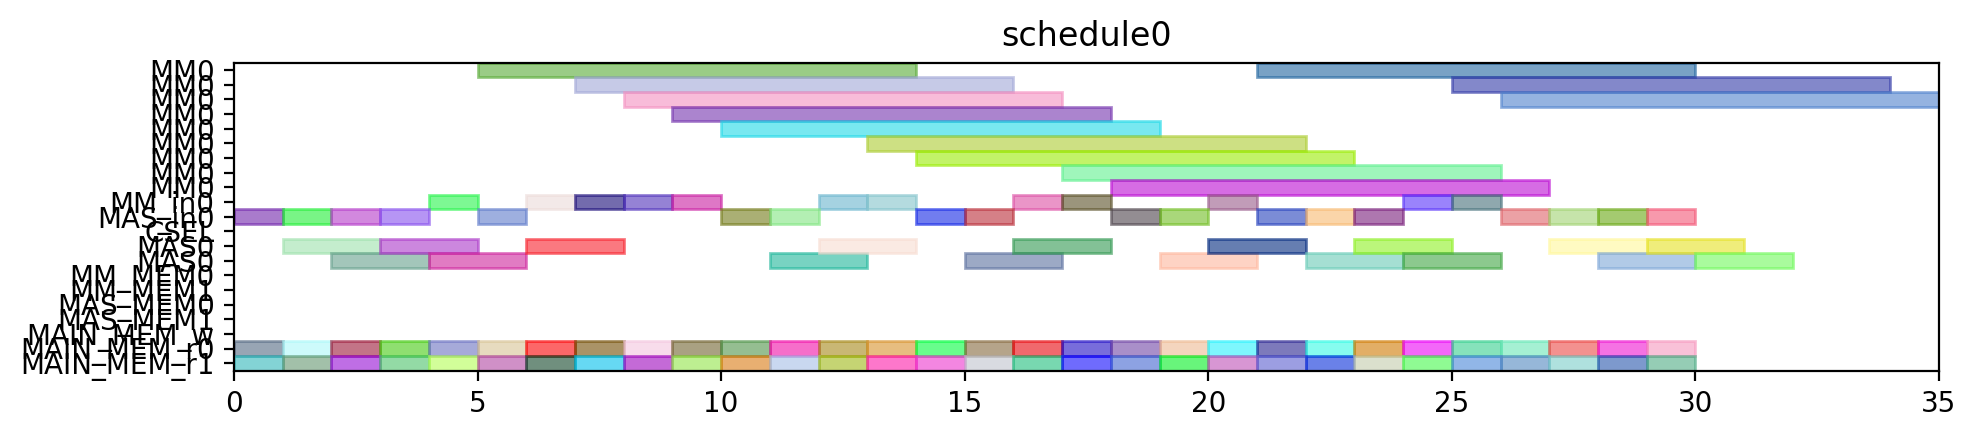

Recreate this plot in Python.
from pyschedule import Scenario, solvers, plotters, alt


def solve():
	horizon = 120
	S = Scenario("schedule0", horizon=horizon)

	# resource
	MM = S.Resources('MM', num=1, size=9)
	MM_in = S.Resources('MM_in', num=1)
	MAS_in = S.Resources('MAS_in', num=1)
	CSEL = S.Resource('CSEL')
	MAS = S.Resources('MAS', num=1, size=2, periods=range(1, horizon))
	MM_MEM = S.Resources('MM_MEM', num=2)
	MAS_MEM = S.Resources('MAS_MEM', num=2)
	MAIN_MEM_w = S.Resource('MAIN_MEM_w', size=1)
	MAIN_MEM_r = S.Resources('MAIN_MEM_r', num=2)

	# result of previous scheduling

	# new tasks
	T1_t0 = S.Task('T1_t0', length=2, delay_cost=1)
	T1_t0 += alt(MAS)
	T1_t0_in = S.Task('T1_t0_in', length=1, delay_cost=1)
	T1_t0_in += alt(MAS_in)
	S += T1_t0_in*MAS_in[0]<=T1_t0*MAS[0]

	T1_t0_mem0 = S.Task('T1_t0_mem0', length=1, delay_cost=1)
	T1_t0_mem0 += MAIN_MEM_r[0]
	S += T1_t0_mem0 <= T1_t0

	T1_t0_mem1 = S.Task('T1_t0_mem1', length=1, delay_cost=1)
	T1_t0_mem1 += MAIN_MEM_r[1]
	S += T1_t0_mem1 <= T1_t0

	T1_t1 = S.Task('T1_t1', length=2, delay_cost=1)
	T1_t1 += alt(MAS)
	T1_t1_in = S.Task('T1_t1_in', length=1, delay_cost=1)
	T1_t1_in += alt(MAS_in)
	S += T1_t1_in*MAS_in[0]<=T1_t1*MAS[0]

	T1_t1_mem0 = S.Task('T1_t1_mem0', length=1, delay_cost=1)
	T1_t1_mem0 += MAIN_MEM_r[0]
	S += T1_t1_mem0 <= T1_t1

	T1_t1_mem1 = S.Task('T1_t1_mem1', length=1, delay_cost=1)
	T1_t1_mem1 += MAIN_MEM_r[1]
	S += T1_t1_mem1 <= T1_t1

	T1_t3 = S.Task('T1_t3', length=9, delay_cost=1)
	T1_t3 += alt(MM)
	T1_t3_in = S.Task('T1_t3_in', length=1, delay_cost=1)
	T1_t3_in += alt(MM_in)
	S += T1_t3_in*MM_in[0]<=T1_t3*MM[0]
	T1_t3_mem0 = S.Task('T1_t3_mem0', length=1, delay_cost=1)
	T1_t3_mem0 += MAIN_MEM_r[0]
	S += T1_t3_mem0 <= T1_t3

	T1_t3_mem1 = S.Task('T1_t3_mem1', length=1, delay_cost=1)
	T1_t3_mem1 += MAIN_MEM_r[1]
	S += T1_t3_mem1 <= T1_t3

	T2_t0 = S.Task('T2_t0', length=9, delay_cost=1)
	T2_t0 += alt(MM)
	T2_t0_in = S.Task('T2_t0_in', length=1, delay_cost=1)
	T2_t0_in += alt(MM_in)
	S += T2_t0_in*MM_in[0]<=T2_t0*MM[0]
	T2_t0_mem0 = S.Task('T2_t0_mem0', length=1, delay_cost=1)
	T2_t0_mem0 += MAIN_MEM_r[0]
	S += T2_t0_mem0 <= T2_t0

	T2_t0_mem1 = S.Task('T2_t0_mem1', length=1, delay_cost=1)
	T2_t0_mem1 += MAIN_MEM_r[1]
	S += T2_t0_mem1 <= T2_t0

	T2_t1 = S.Task('T2_t1', length=9, delay_cost=1)
	T2_t1 += alt(MM)
	T2_t1_in = S.Task('T2_t1_in', length=1, delay_cost=1)
	T2_t1_in += alt(MM_in)
	S += T2_t1_in*MM_in[0]<=T2_t1*MM[0]
	T2_t1_mem0 = S.Task('T2_t1_mem0', length=1, delay_cost=1)
	T2_t1_mem0 += MAIN_MEM_r[0]
	S += T2_t1_mem0 <= T2_t1

	T2_t1_mem1 = S.Task('T2_t1_mem1', length=1, delay_cost=1)
	T2_t1_mem1 += MAIN_MEM_r[1]
	S += T2_t1_mem1 <= T2_t1

	T2_t2 = S.Task('T2_t2', length=2, delay_cost=1)
	T2_t2 += alt(MAS)
	T2_t2_in = S.Task('T2_t2_in', length=1, delay_cost=1)
	T2_t2_in += alt(MAS_in)
	S += T2_t2_in*MAS_in[0]<=T2_t2*MAS[0]

	T2_t2_mem0 = S.Task('T2_t2_mem0', length=1, delay_cost=1)
	T2_t2_mem0 += MAIN_MEM_r[0]
	S += T2_t2_mem0 <= T2_t2

	T2_t2_mem1 = S.Task('T2_t2_mem1', length=1, delay_cost=1)
	T2_t2_mem1 += MAIN_MEM_r[1]
	S += T2_t2_mem1 <= T2_t2

	T2_t3 = S.Task('T2_t3', length=2, delay_cost=1)
	T2_t3 += alt(MAS)
	T2_t3_in = S.Task('T2_t3_in', length=1, delay_cost=1)
	T2_t3_in += alt(MAS_in)
	S += T2_t3_in*MAS_in[0]<=T2_t3*MAS[0]

	T2_t3_mem0 = S.Task('T2_t3_mem0', length=1, delay_cost=1)
	T2_t3_mem0 += MAIN_MEM_r[0]
	S += T2_t3_mem0 <= T2_t3

	T2_t3_mem1 = S.Task('T2_t3_mem1', length=1, delay_cost=1)
	T2_t3_mem1 += MAIN_MEM_r[1]
	S += T2_t3_mem1 <= T2_t3

	T3_t0 = S.Task('T3_t0', length=9, delay_cost=1)
	T3_t0 += alt(MM)
	T3_t0_in = S.Task('T3_t0_in', length=1, delay_cost=1)
	T3_t0_in += alt(MM_in)
	S += T3_t0_in*MM_in[0]<=T3_t0*MM[0]
	T3_t0_mem0 = S.Task('T3_t0_mem0', length=1, delay_cost=1)
	T3_t0_mem0 += MAIN_MEM_r[0]
	S += T3_t0_mem0 <= T3_t0

	T3_t0_mem1 = S.Task('T3_t0_mem1', length=1, delay_cost=1)
	T3_t0_mem1 += MAIN_MEM_r[1]
	S += T3_t0_mem1 <= T3_t0

	T3_t1 = S.Task('T3_t1', length=9, delay_cost=1)
	T3_t1 += alt(MM)
	T3_t1_in = S.Task('T3_t1_in', length=1, delay_cost=1)
	T3_t1_in += alt(MM_in)
	S += T3_t1_in*MM_in[0]<=T3_t1*MM[0]
	T3_t1_mem0 = S.Task('T3_t1_mem0', length=1, delay_cost=1)
	T3_t1_mem0 += MAIN_MEM_r[0]
	S += T3_t1_mem0 <= T3_t1

	T3_t1_mem1 = S.Task('T3_t1_mem1', length=1, delay_cost=1)
	T3_t1_mem1 += MAIN_MEM_r[1]
	S += T3_t1_mem1 <= T3_t1

	T3_t2 = S.Task('T3_t2', length=2, delay_cost=1)
	T3_t2 += alt(MAS)
	T3_t2_in = S.Task('T3_t2_in', length=1, delay_cost=1)
	T3_t2_in += alt(MAS_in)
	S += T3_t2_in*MAS_in[0]<=T3_t2*MAS[0]

	T3_t2_mem0 = S.Task('T3_t2_mem0', length=1, delay_cost=1)
	T3_t2_mem0 += MAIN_MEM_r[0]
	S += T3_t2_mem0 <= T3_t2

	T3_t2_mem1 = S.Task('T3_t2_mem1', length=1, delay_cost=1)
	T3_t2_mem1 += MAIN_MEM_r[1]
	S += T3_t2_mem1 <= T3_t2

	T3_t3 = S.Task('T3_t3', length=2, delay_cost=1)
	T3_t3 += alt(MAS)
	T3_t3_in = S.Task('T3_t3_in', length=1, delay_cost=1)
	T3_t3_in += alt(MAS_in)
	S += T3_t3_in*MAS_in[0]<=T3_t3*MAS[0]

	T3_t3_mem0 = S.Task('T3_t3_mem0', length=1, delay_cost=1)
	T3_t3_mem0 += MAIN_MEM_r[0]
	S += T3_t3_mem0 <= T3_t3

	T3_t3_mem1 = S.Task('T3_t3_mem1', length=1, delay_cost=1)
	T3_t3_mem1 += MAIN_MEM_r[1]
	S += T3_t3_mem1 <= T3_t3

	T4_t0 = S.Task('T4_t0', length=9, delay_cost=1)
	T4_t0 += alt(MM)
	T4_t0_in = S.Task('T4_t0_in', length=1, delay_cost=1)
	T4_t0_in += alt(MM_in)
	S += T4_t0_in*MM_in[0]<=T4_t0*MM[0]
	T4_t0_mem0 = S.Task('T4_t0_mem0', length=1, delay_cost=1)
	T4_t0_mem0 += MAIN_MEM_r[0]
	S += T4_t0_mem0 <= T4_t0

	T4_t0_mem1 = S.Task('T4_t0_mem1', length=1, delay_cost=1)
	T4_t0_mem1 += MAIN_MEM_r[1]
	S += T4_t0_mem1 <= T4_t0

	T4_t1 = S.Task('T4_t1', length=9, delay_cost=1)
	T4_t1 += alt(MM)
	T4_t1_in = S.Task('T4_t1_in', length=1, delay_cost=1)
	T4_t1_in += alt(MM_in)
	S += T4_t1_in*MM_in[0]<=T4_t1*MM[0]
	T4_t1_mem0 = S.Task('T4_t1_mem0', length=1, delay_cost=1)
	T4_t1_mem0 += MAIN_MEM_r[0]
	S += T4_t1_mem0 <= T4_t1

	T4_t1_mem1 = S.Task('T4_t1_mem1', length=1, delay_cost=1)
	T4_t1_mem1 += MAIN_MEM_r[1]
	S += T4_t1_mem1 <= T4_t1

	T4_t2 = S.Task('T4_t2', length=2, delay_cost=1)
	T4_t2 += alt(MAS)
	T4_t2_in = S.Task('T4_t2_in', length=1, delay_cost=1)
	T4_t2_in += alt(MAS_in)
	S += T4_t2_in*MAS_in[0]<=T4_t2*MAS[0]

	T4_t2_mem0 = S.Task('T4_t2_mem0', length=1, delay_cost=1)
	T4_t2_mem0 += MAIN_MEM_r[0]
	S += T4_t2_mem0 <= T4_t2

	T4_t2_mem1 = S.Task('T4_t2_mem1', length=1, delay_cost=1)
	T4_t2_mem1 += MAIN_MEM_r[1]
	S += T4_t2_mem1 <= T4_t2

	T4_t3 = S.Task('T4_t3', length=2, delay_cost=1)
	T4_t3 += alt(MAS)
	T4_t3_in = S.Task('T4_t3_in', length=1, delay_cost=1)
	T4_t3_in += alt(MAS_in)
	S += T4_t3_in*MAS_in[0]<=T4_t3*MAS[0]

	T4_t3_mem0 = S.Task('T4_t3_mem0', length=1, delay_cost=1)
	T4_t3_mem0 += MAIN_MEM_r[0]
	S += T4_t3_mem0 <= T4_t3

	T4_t3_mem1 = S.Task('T4_t3_mem1', length=1, delay_cost=1)
	T4_t3_mem1 += MAIN_MEM_r[1]
	S += T4_t3_mem1 <= T4_t3

	T5_t0 = S.Task('T5_t0', length=2, delay_cost=1)
	T5_t0 += alt(MAS)
	T5_t0_in = S.Task('T5_t0_in', length=1, delay_cost=1)
	T5_t0_in += alt(MAS_in)
	S += T5_t0_in*MAS_in[0]<=T5_t0*MAS[0]

	T5_t0_mem0 = S.Task('T5_t0_mem0', length=1, delay_cost=1)
	T5_t0_mem0 += MAIN_MEM_r[0]
	S += T5_t0_mem0 <= T5_t0

	T5_t0_mem1 = S.Task('T5_t0_mem1', length=1, delay_cost=1)
	T5_t0_mem1 += MAIN_MEM_r[1]
	S += T5_t0_mem1 <= T5_t0

	T5_t1 = S.Task('T5_t1', length=2, delay_cost=1)
	T5_t1 += alt(MAS)
	T5_t1_in = S.Task('T5_t1_in', length=1, delay_cost=1)
	T5_t1_in += alt(MAS_in)
	S += T5_t1_in*MAS_in[0]<=T5_t1*MAS[0]

	T5_t1_mem0 = S.Task('T5_t1_mem0', length=1, delay_cost=1)
	T5_t1_mem0 += MAIN_MEM_r[0]
	S += T5_t1_mem0 <= T5_t1

	T5_t1_mem1 = S.Task('T5_t1_mem1', length=1, delay_cost=1)
	T5_t1_mem1 += MAIN_MEM_r[1]
	S += T5_t1_mem1 <= T5_t1

	T5_t3 = S.Task('T5_t3', length=9, delay_cost=1)
	T5_t3 += alt(MM)
	T5_t3_in = S.Task('T5_t3_in', length=1, delay_cost=1)
	T5_t3_in += alt(MM_in)
	S += T5_t3_in*MM_in[0]<=T5_t3*MM[0]
	T5_t3_mem0 = S.Task('T5_t3_mem0', length=1, delay_cost=1)
	T5_t3_mem0 += MAIN_MEM_r[0]
	S += T5_t3_mem0 <= T5_t3

	T5_t3_mem1 = S.Task('T5_t3_mem1', length=1, delay_cost=1)
	T5_t3_mem1 += MAIN_MEM_r[1]
	S += T5_t3_mem1 <= T5_t3

	T6_t0 = S.Task('T6_t0', length=9, delay_cost=1)
	T6_t0 += alt(MM)
	T6_t0_in = S.Task('T6_t0_in', length=1, delay_cost=1)
	T6_t0_in += alt(MM_in)
	S += T6_t0_in*MM_in[0]<=T6_t0*MM[0]
	T6_t0_mem0 = S.Task('T6_t0_mem0', length=1, delay_cost=1)
	T6_t0_mem0 += MAIN_MEM_r[0]
	S += T6_t0_mem0 <= T6_t0

	T6_t0_mem1 = S.Task('T6_t0_mem1', length=1, delay_cost=1)
	T6_t0_mem1 += MAIN_MEM_r[1]
	S += T6_t0_mem1 <= T6_t0

	T6_t1 = S.Task('T6_t1', length=9, delay_cost=1)
	T6_t1 += alt(MM)
	T6_t1_in = S.Task('T6_t1_in', length=1, delay_cost=1)
	T6_t1_in += alt(MM_in)
	S += T6_t1_in*MM_in[0]<=T6_t1*MM[0]
	T6_t1_mem0 = S.Task('T6_t1_mem0', length=1, delay_cost=1)
	T6_t1_mem0 += MAIN_MEM_r[0]
	S += T6_t1_mem0 <= T6_t1

	T6_t1_mem1 = S.Task('T6_t1_mem1', length=1, delay_cost=1)
	T6_t1_mem1 += MAIN_MEM_r[1]
	S += T6_t1_mem1 <= T6_t1

	T6_t2 = S.Task('T6_t2', length=2, delay_cost=1)
	T6_t2 += alt(MAS)
	T6_t2_in = S.Task('T6_t2_in', length=1, delay_cost=1)
	T6_t2_in += alt(MAS_in)
	S += T6_t2_in*MAS_in[0]<=T6_t2*MAS[0]

	T6_t2_mem0 = S.Task('T6_t2_mem0', length=1, delay_cost=1)
	T6_t2_mem0 += MAIN_MEM_r[0]
	S += T6_t2_mem0 <= T6_t2

	T6_t2_mem1 = S.Task('T6_t2_mem1', length=1, delay_cost=1)
	T6_t2_mem1 += MAIN_MEM_r[1]
	S += T6_t2_mem1 <= T6_t2

	T6_t3 = S.Task('T6_t3', length=2, delay_cost=1)
	T6_t3 += alt(MAS)
	T6_t3_in = S.Task('T6_t3_in', length=1, delay_cost=1)
	T6_t3_in += alt(MAS_in)
	S += T6_t3_in*MAS_in[0]<=T6_t3*MAS[0]

	T6_t3_mem0 = S.Task('T6_t3_mem0', length=1, delay_cost=1)
	T6_t3_mem0 += MAIN_MEM_r[0]
	S += T6_t3_mem0 <= T6_t3

	T6_t3_mem1 = S.Task('T6_t3_mem1', length=1, delay_cost=1)
	T6_t3_mem1 += MAIN_MEM_r[1]
	S += T6_t3_mem1 <= T6_t3

	T7_t0 = S.Task('T7_t0', length=9, delay_cost=1)
	T7_t0 += alt(MM)
	T7_t0_in = S.Task('T7_t0_in', length=1, delay_cost=1)
	T7_t0_in += alt(MM_in)
	S += T7_t0_in*MM_in[0]<=T7_t0*MM[0]
	T7_t0_mem0 = S.Task('T7_t0_mem0', length=1, delay_cost=1)
	T7_t0_mem0 += MAIN_MEM_r[0]
	S += T7_t0_mem0 <= T7_t0

	T7_t0_mem1 = S.Task('T7_t0_mem1', length=1, delay_cost=1)
	T7_t0_mem1 += MAIN_MEM_r[1]
	S += T7_t0_mem1 <= T7_t0

	T7_t1 = S.Task('T7_t1', length=9, delay_cost=1)
	T7_t1 += alt(MM)
	T7_t1_in = S.Task('T7_t1_in', length=1, delay_cost=1)
	T7_t1_in += alt(MM_in)
	S += T7_t1_in*MM_in[0]<=T7_t1*MM[0]
	T7_t1_mem0 = S.Task('T7_t1_mem0', length=1, delay_cost=1)
	T7_t1_mem0 += MAIN_MEM_r[0]
	S += T7_t1_mem0 <= T7_t1

	T7_t1_mem1 = S.Task('T7_t1_mem1', length=1, delay_cost=1)
	T7_t1_mem1 += MAIN_MEM_r[1]
	S += T7_t1_mem1 <= T7_t1

	T7_t2 = S.Task('T7_t2', length=2, delay_cost=1)
	T7_t2 += alt(MAS)
	T7_t2_in = S.Task('T7_t2_in', length=1, delay_cost=1)
	T7_t2_in += alt(MAS_in)
	S += T7_t2_in*MAS_in[0]<=T7_t2*MAS[0]

	T7_t2_mem0 = S.Task('T7_t2_mem0', length=1, delay_cost=1)
	T7_t2_mem0 += MAIN_MEM_r[0]
	S += T7_t2_mem0 <= T7_t2

	T7_t2_mem1 = S.Task('T7_t2_mem1', length=1, delay_cost=1)
	T7_t2_mem1 += MAIN_MEM_r[1]
	S += T7_t2_mem1 <= T7_t2

	T7_t3 = S.Task('T7_t3', length=2, delay_cost=1)
	T7_t3 += alt(MAS)
	T7_t3_in = S.Task('T7_t3_in', length=1, delay_cost=1)
	T7_t3_in += alt(MAS_in)
	S += T7_t3_in*MAS_in[0]<=T7_t3*MAS[0]

	T7_t3_mem0 = S.Task('T7_t3_mem0', length=1, delay_cost=1)
	T7_t3_mem0 += MAIN_MEM_r[0]
	S += T7_t3_mem0 <= T7_t3

	T7_t3_mem1 = S.Task('T7_t3_mem1', length=1, delay_cost=1)
	T7_t3_mem1 += MAIN_MEM_r[1]
	S += T7_t3_mem1 <= T7_t3

	T8_t2 = S.Task('T8_t2', length=2, delay_cost=1)
	T8_t2 += alt(MAS)
	T8_t2_in = S.Task('T8_t2_in', length=1, delay_cost=1)
	T8_t2_in += alt(MAS_in)
	S += T8_t2_in*MAS_in[0]<=T8_t2*MAS[0]

	T8_t2_mem0 = S.Task('T8_t2_mem0', length=1, delay_cost=1)
	T8_t2_mem0 += MAIN_MEM_r[0]
	S += T8_t2_mem0 <= T8_t2

	T8_t2_mem1 = S.Task('T8_t2_mem1', length=1, delay_cost=1)
	T8_t2_mem1 += MAIN_MEM_r[1]
	S += T8_t2_mem1 <= T8_t2

	T9_t2 = S.Task('T9_t2', length=2, delay_cost=1)
	T9_t2 += alt(MAS)
	T9_t2_in = S.Task('T9_t2_in', length=1, delay_cost=1)
	T9_t2_in += alt(MAS_in)
	S += T9_t2_in*MAS_in[0]<=T9_t2*MAS[0]

	T9_t2_mem0 = S.Task('T9_t2_mem0', length=1, delay_cost=1)
	T9_t2_mem0 += MAIN_MEM_r[0]
	S += T9_t2_mem0 <= T9_t2

	T9_t2_mem1 = S.Task('T9_t2_mem1', length=1, delay_cost=1)
	T9_t2_mem1 += MAIN_MEM_r[1]
	S += T9_t2_mem1 <= T9_t2

	T10_t2 = S.Task('T10_t2', length=2, delay_cost=1)
	T10_t2 += alt(MAS)
	T10_t2_in = S.Task('T10_t2_in', length=1, delay_cost=1)
	T10_t2_in += alt(MAS_in)
	S += T10_t2_in*MAS_in[0]<=T10_t2*MAS[0]

	T10_t2_mem0 = S.Task('T10_t2_mem0', length=1, delay_cost=1)
	T10_t2_mem0 += MAIN_MEM_r[0]
	S += T10_t2_mem0 <= T10_t2

	T10_t2_mem1 = S.Task('T10_t2_mem1', length=1, delay_cost=1)
	T10_t2_mem1 += MAIN_MEM_r[1]
	S += T10_t2_mem1 <= T10_t2

	T11_t2 = S.Task('T11_t2', length=2, delay_cost=1)
	T11_t2 += alt(MAS)
	T11_t2_in = S.Task('T11_t2_in', length=1, delay_cost=1)
	T11_t2_in += alt(MAS_in)
	S += T11_t2_in*MAS_in[0]<=T11_t2*MAS[0]

	T11_t2_mem0 = S.Task('T11_t2_mem0', length=1, delay_cost=1)
	T11_t2_mem0 += MAIN_MEM_r[0]
	S += T11_t2_mem0 <= T11_t2

	T11_t2_mem1 = S.Task('T11_t2_mem1', length=1, delay_cost=1)
	T11_t2_mem1 += MAIN_MEM_r[1]
	S += T11_t2_mem1 <= T11_t2

	solvers.mip.solve(S,msg=1,kind='CPLEX',ratio_gap=1.01)

	solution = [['hoge']*len(S.solution()[1]) for i in range(len(S.solution()))]
	for i in range(len(S.solution())):
		for j in range(len(S.solution()[i])):
			solution[i][j]=str(S.solution()[i][j])
	print(solution)

	cycles = int(solution[-1][3])

	pic_file_name = "/mnt/rose/usr1/fukuda/ABE/multiRAM_multiMAS_16mux/scheduling_result/stage9MM1_stage2MAS1/EP2_LADDERMUL/schedule0.png"
	if(S.solution() != []):
		plotters.matplotlib.plot(S,img_filename=pic_file_name, show_task_labels=False, fig_size=(cycles*0.25+3, 2))

	return solution
